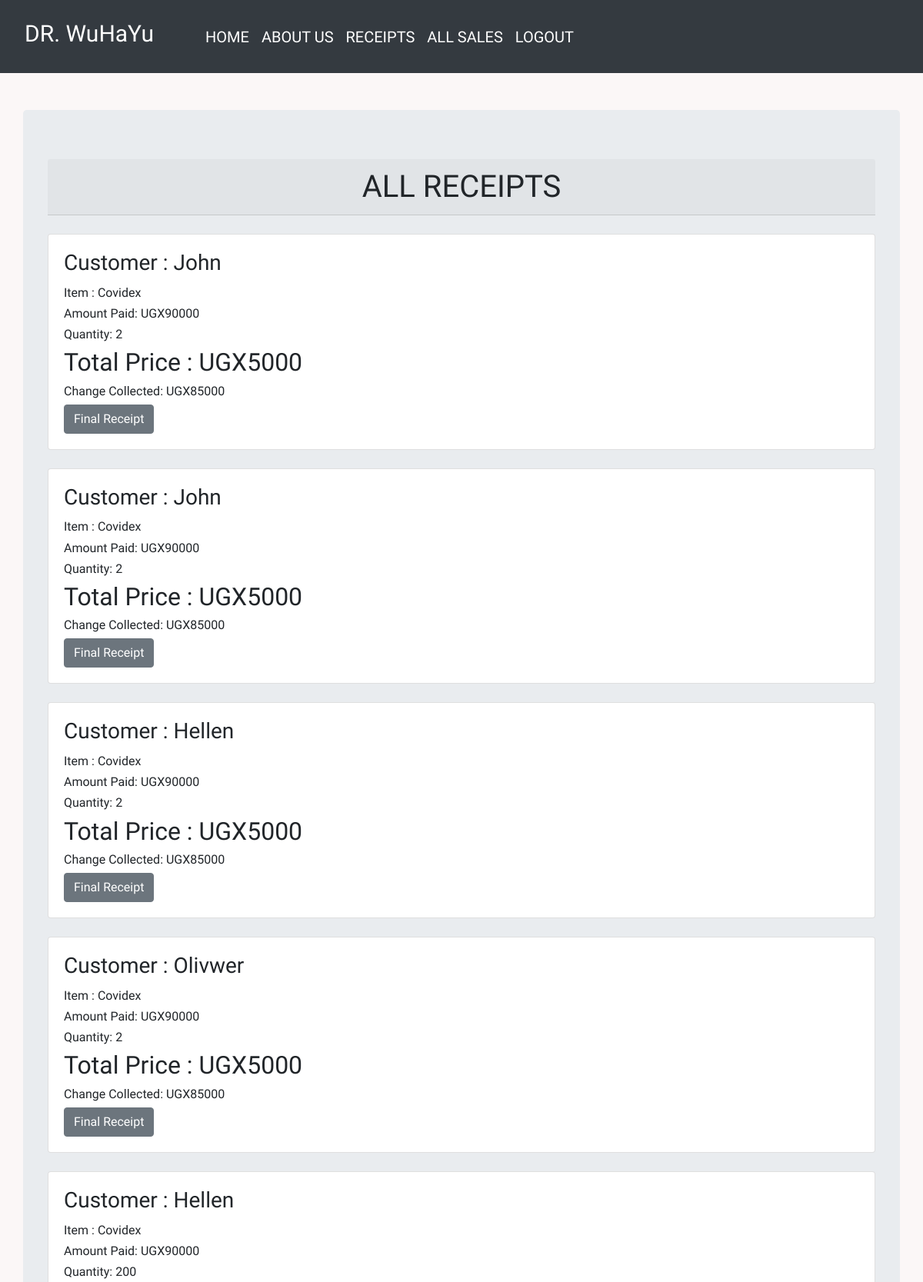
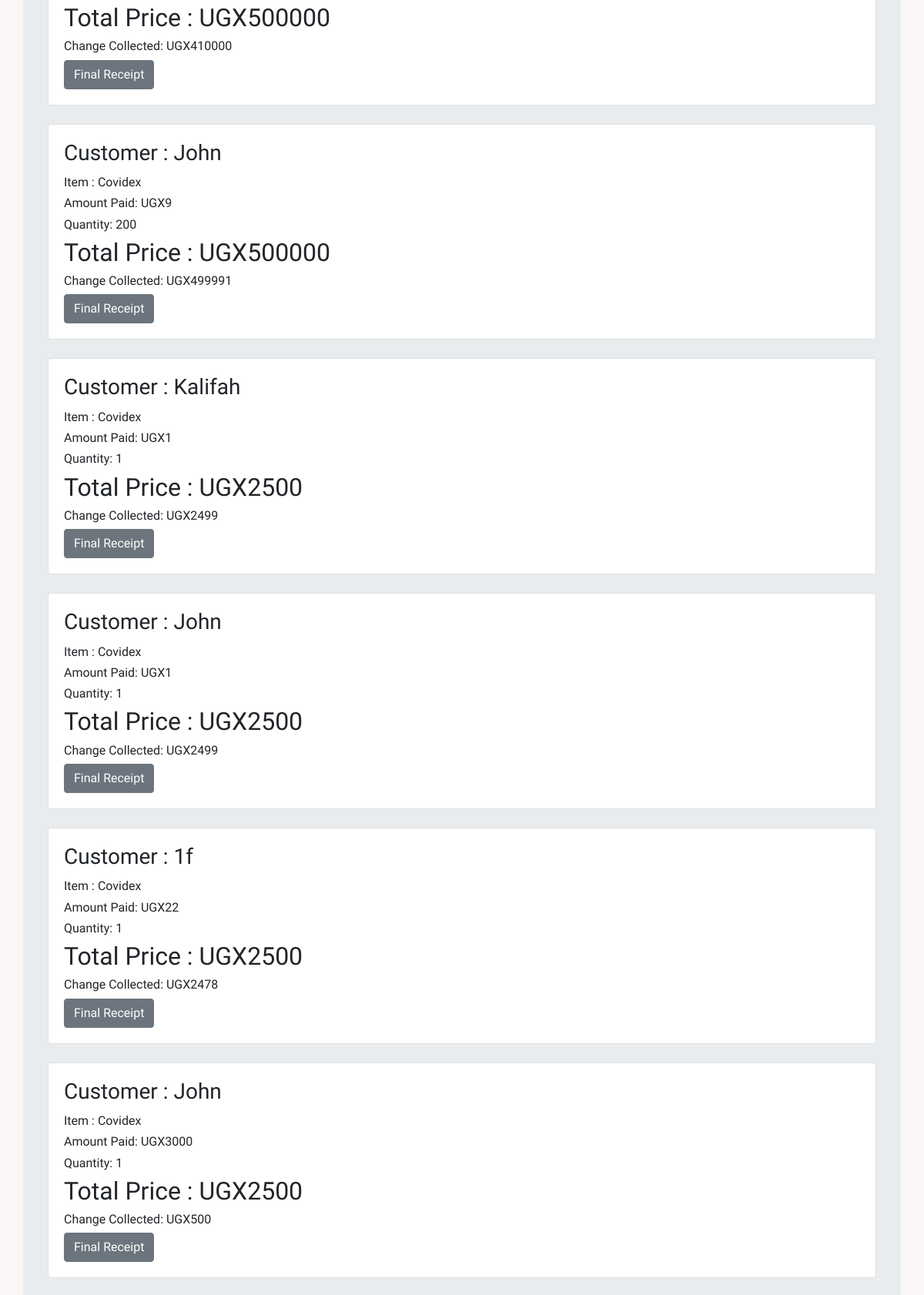
The page /reciept (signed in, upper part) on the database its author committed (2 pictures, top to bottom).
### pharmacy/models.py (models this page shows, shortened)
class Sale(models.Model):
        item = models.ForeignKey(Product, on_delete = models.CASCADE)
        quantity = models.IntegerField(default=0, null=False, blank=True)
        amount_received = models.IntegerField(default=0, null=False, blank=True)
        issue_to = models.CharField(max_length = 50, null = True, blank = True)
        unit_price = models.IntegerField(default = 0, null = False, blank = True)
        date = models.DateField(auto_now_add= False)
        def get_total(self):
            total = self.quantity * self.unit_price
            return int(total)
        def get_change(self):
            change = self.get_total() - self.amount_received
            return abs(int(change))

class Product(models.Model):
    category_name = models.ForeignKey(Category, on_delete=models.CASCADE, null=True, blank=True)
    item_name = models.CharField(max_length = 50, null = True, blank = True)
    total_quantity = models.IntegerField(default = 0, null=True, blank = True)
    issued_quantity = models.IntegerField(default = 0, null = True, blank = True)
    recieved_quantity = models.IntegerField(default = 0, null = True, blank = True)
    unit_price = models.IntegerField(default = 0, null = True, blank = True)
    manufacture = models.CharField(max_length = 50, null = True, blank = True)
    brand = models.CharField(max_length = 50, null = True, blank = True)
    def __str__(self):
        return self.item_name

### pharmacy/views.py (the view)
# urls.py: path('reciept', views.reciept, name='reciept'),#handle a reciept after a suuccessful sale
@login_required
def reciept(request):
    sales = Sale.objects.all().order_by('-id')
    return render(request, 'products/reciept.html', {'sales': sales})

### templates/products/reciept.html
{% extends 'products/base.html'%} {% block content%}
<br /><br>
<div class="jumbotron container">
  <h1 class="card-header text-center">ALL RECEIPTS</h1><br>
  {% for sale in sales %}
  <div class="card">
    <div class="card-body">
      <h3 class="card-title">Customer : {{sale.issue_to | title}}</h3>
      <h6 class="card-text">Item : {{sale.item}}</h6>
      <h6 class="card-text">Amount Paid:  UGX{{ sale.amount_received }}</h6>
      <h6 class="card-text">Quantity: {{ sale.quantity }}</h6>
      <h2>Total Price :  UGX{{ sale.get_total }}</h2>
      <div style="flex: 1">
        <h6 class="card-text">Change Collected:  UGX{{ sale.get_change }}</h6>
        <a href="{% url 'reciept_detail' sale.id %}">
          <input
            title="Will print a final receipt"
            type="submit"
            value="Final Receipt"
            class="btn btn-secondary"
            type="button"
          />
        </a>
      </div>
    </div>
  </div>
  <br />
  {% endfor %}
</div>
{% endblock %}

### pharmacy/static/css/main.css (style rules this page uses)
body { background-color: hsla(0, 41%, 97%, 0.726); font-family: 'Edu NSW ACT Foundation', 'cursive'; }

### rows shown on the page
Sale: issue_to "John", item "Covidex", amount_received "90000", quantity "2", get_total "5000", get_change "85000"
Sale: issue_to "John", item "Covidex", amount_received "90000", quantity "2", get_total "5000", get_change "85000"
Sale: issue_to "Hellen", item "Covidex", amount_received "90000", quantity "2", get_total "5000", get_change "85000"
Sale: issue_to "Olivwer", item "Covidex", amount_received "90000", quantity "2", get_total "5000", get_change "85000"
Sale: issue_to "Hellen", item "Covidex", amount_received "90000", quantity "200", get_total "500000", get_change "410000"
Sale: issue_to "John", item "Covidex", amount_received "9", quantity "200", get_total "500000", get_change "499991"
Sale: issue_to "Kalifah", item "Covidex", amount_received "1", quantity "1", get_total "2500", get_change "2499"
Sale: issue_to "John", item "Covidex", amount_received "1", quantity "1", get_total "2500", get_change "2499"
Sale: issue_to "1f", item "Covidex", amount_received "22", quantity "1", get_total "2500", get_change "2478"
Sale: issue_to "John", item "Covidex", amount_received "3000", quantity "1", get_total "2500", get_change "500"
